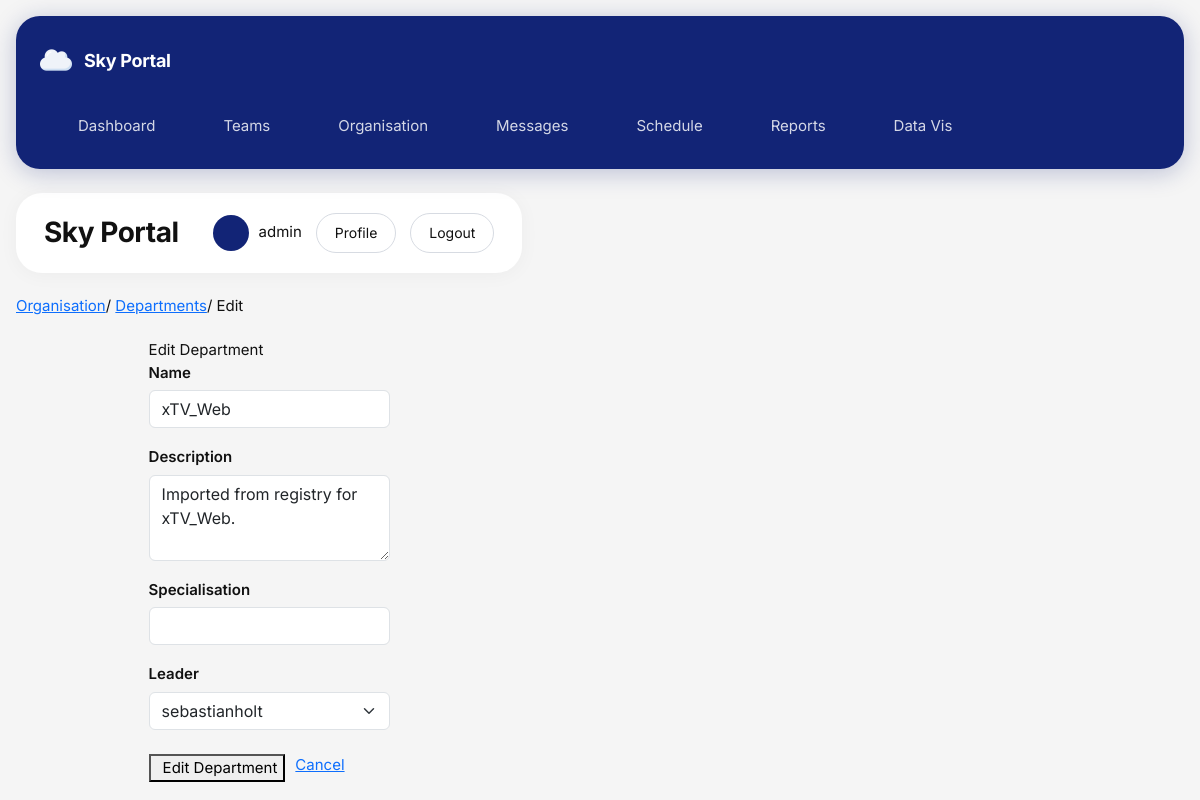
The page /organisation/departments/17/edit/ (signed in) on the database its author committed.
### organisation/models.py (models this page shows, shortened)
class Department(models.Model):
    name = models.CharField(max_length=100, unique=True)
    description = models.TextField(blank=True)
    specialisation = models.CharField(max_length=200, blank=True)
    leader = models.ForeignKey(
        User,
        on_delete=models.SET_NULL,
        null=True,
        blank=True,
        related_name='led_departments'
    )
    created_at = models.DateTimeField(auto_now_add=True)
    updated_at = models.DateTimeField(auto_now=True)

### organisation/views.py (the view)
# urls.py: path('departments/<int:pk>/edit/', views.department_edit, name='department_edit'),
@login_required
def department_edit(request, pk):
    if not request.user.is_staff:
        return redirect('organisation:department_list')
    department = get_object_or_404(Department, pk=pk)
    if request.method == 'POST':
        form = DepartmentForm(request.POST, instance=department)
        if form.is_valid():
            form.save()
            AuditLog.objects.create(
                user=request.user,
                action='updated',
                model_name='Department',
                object_id=department.pk,
                description=f'Department "{department.name}" updated.'
            )
            return redirect('organisation:department_detail', pk=department.pk)
    else:
        form = DepartmentForm(instance=department)
    return render(request, 'organisation/department_form.html', {
        'form': form,
        'action': 'Edit'
    })

### organisation/forms.py
class DepartmentForm(forms.ModelForm):
    class Meta:
        model = Department
        fields = ['name', 'description', 'specialisation', 'leader']
        widgets = {
            'name': forms.TextInput(attrs={'class': 'form-control'}),
            'description': forms.Textarea(attrs={'class': 'form-control', 'rows': 3}),
            'specialisation': forms.TextInput(attrs={'class': 'form-control'}),
            'leader': forms.Select(attrs={'class': 'form-select'}),
        }

### organisation/templates/organisation/department_form.html (shortened to what this page needs)
{% extends 'base.html' %}
{% block content %}
<div class="portal-bc">
    <a href="{% url 'organisation:department_list' %}">Organisation</a><span class="sep">/</span>
    <a href="{% url 'organisation:department_list' %}">Departments</a><span class="sep">/</span>
    <span class="current">{{ action }}</span>
</div>
<div class="row justify-content-center">
    <div class="col-md-6">
        <div class="portal-form-card">
            <div class="portal-form-header"> {{ action }} Department</div>
            <div class="portal-form-body">
                <form method="POST">
                    {% for field in form %}
                    <div style="margin-bottom:18px;">
                        <label class="form-label">{{ field.label }}</label>
                        {{ field }}
                    </div>
                    {% endfor %}
                    <div style="display:flex;gap:10px;margin-top:24px;">
                        <button type="submit" class="btn-portal">{{ action }} Department</button>
                        <a href="{% url 'organisation:department_list' %}" class="btn-portal-outline">Cancel</a>
                    </div>
                </form>
            </div>
        </div>
    </div>
</div>
{% endblock %}

### templates/base.html (shortened to what this page needs)
<!DOCTYPE html>
<html lang="en">
<head>
    {% load static %}
    <link href="https://cdn.jsdelivr.net/npm/bootstrap@5.3.3/dist/css/bootstrap.min.css" rel="stylesheet">
    <link href="{% static 'css/styles.css' %}" rel="stylesheet">
</head>
<body>
    {% block fullpage %}
    <div class="app-layout">
        <aside class="app-sidebar">
            <div class="app-sidebar-inner">
                <div class="sidebar-brand">
                    <div class="top-shell-brand d-flex align-items-center gap-2">
                        <img src="{% static 'images/cloud.png' %}" alt="Sky Logo" style="height: 32px;">
                    </div>
                    <div class="sidebar-brand-text">Sky Portal</div>
                </div>
                <nav class="sidebar-nav">
                    <a href="/teams/dashboard/" class="sidebar-link {% block nav_dashboard %}{% endblock %}">
                        <span>Dashboard</span>
                    </a>
                    <a href="/teams/" class="sidebar-link {% block nav_teams %}{% endblock %}">
                        <span>Teams</span>
                    </a>
                    <a href="/organisation/" class="sidebar-link {% block nav_organisation %}{% endblock %}">
                        <span>Organisation</span>
                    </a>
                    <a href="/messages/" class="sidebar-link {% block nav_messages %}{% endblock %}">
                        <span>Messages</span>
                    </a>
                    <a href="/schedule/" class="sidebar-link {% block nav_schedule %}{% endblock %}">
                        <span>Schedule</span>
                    </a>
                    <a href="/reports/" class="sidebar-link {% block nav_reports %}{% endblock %}">
                        <span>Reports</span>
                    </a>
                    <a href="/datavis/" class="sidebar-link {% block nav_datavis %}{% endblock %}">
                        <span>Data Vis</span>
                    </a>
                </nav>
            </div>
        </aside>
        <div class="app-main">
            <header class="top-shell">
                <div class="top-shell-title-wrap">
                    <h1 class="top-shell-title">{% block page_heading %}Sky Portal{% endblock %}</h1>
                </div>
                <div class="top-shell-right">
                    {% if user.is_authenticated %}
                        <div class="top-shell-profile">
                            <div class="top-shell-avatar"></div>
                            <span class="top-shell-username">{{ user.username }}</span>
                        </div>
                        <a href="/accounts/profile/" class="top-shell-pill-link">Profile</a>
                        <form method="post" action="/accounts/logout/" class="mb-0">
                            <button type="submit" class="top-shell-pill-link top-shell-pill-light">Logout</button>
                        </form>
                    {% else %}
                        <a href="/accounts/login/" class="top-shell-pill-link top-shell-pill-light">Login</a>
                        <a href="/accounts/signup/" class="top-shell-pill-link">Sign Up</a>
                    {% endif %}
                </div>
            </header>
            <main class="page-content">
                {% block content %}{% endblock %}
            </main>
        </div>
    </div>
    {% endblock %}
</body>
</html>

### static/css/styles.css (style rules this page uses)
:root { --primary: #122476; --primary-dark: #0d1a5c; --primary-soft: #4f5fa8; --bg: #f5f5f5; --card: #ffffff; --border: #d7dbe2; --muted: #8b9098; --text: #111111; --pill-bg: #f7f7f8; --sidebar-text: rgba(255, 255, 255, 0.82); --sidebar-active: rgba(255, 255, 255, 0.18); --success-bg: #d4f4dd; --success-text: #1a7f37; --radius-xl: 26px; --radius-lg: 22px; --radius-md: 18px; --radius-pill: 100px; }
* { box-sizing: border-box; }
html, body { margin: 0; padding: 0; }
body { font-family: "Inter", sans-serif; background: var(--bg); color: var(--text); font-size: 15px; font-weight: 400; }
.app-layout { min-height: 100vh; display: flex; gap: 24px; padding: 16px; background: var(--bg); align-items: flex-start; }
.app-sidebar { width: 260px; flex-shrink: 0; background: var(--primary); border-radius: 24px; padding: 18px 14px 20px; display: flex; flex-direction: column; height: fit-content; position: sticky; top: 16px; box-shadow: 0 4px 24px rgba(18, 36, 118, 0.25); }
.app-main { flex: 1; min-width: 0; display: flex; flex-direction: column; gap: 22px; }
.page-content { display: flex; flex-direction: column; gap: 22px; }
.sidebar-brand { display: flex; align-items: center; gap: 12px; padding: 10px 10px 22px; margin-bottom: 6px; }
.sidebar-brand-text { font-size: 18px; font-weight: 700; color: #ffffff; letter-spacing: -0.3px; }
.sidebar-nav { display: flex; flex-direction: column; gap: 4px; }
.sidebar-link { display: flex; align-items: center; gap: 12px; padding: 11px 16px; border-radius: var(--radius-pill); text-decoration: none; color: var(--sidebar-text); font-size: 15px; font-weight: 400; transition: all 0.2s ease; }
.top-shell { background: #ffffff; border: none; border-radius: var(--radius-xl); min-height: 80px; padding: 16px 28px; display: flex; justify-content: space-between; align-items: center; gap: 20px; box-shadow: 0 2px 20px rgba(0, 0, 0, 0.04); }
.top-shell-title-wrap { display: flex; align-items: center; min-width: 0; }
.top-shell-title { margin: 0; font-size: 28px; font-weight: 700; letter-spacing: -0.5px; color: var(--text); }
.top-shell-right { display: flex; align-items: center; gap: 14px; flex-wrap: wrap; justify-content: flex-end; }
.top-shell-profile { display: flex; align-items: center; gap: 10px; }
.top-shell-avatar { width: 36px; height: 36px; border-radius: 50%; background: var(--primary); flex-shrink: 0; display: flex; align-items: center; justify-content: center; font-size: 15px; color: #ffffff; }
.top-shell-username { font-size: 15px; font-weight: 400; color: var(--text); white-space: nowrap; }
.top-shell-pill-link { display: inline-flex; align-items: center; justify-content: center; min-height: 40px; padding: 0 18px; border-radius: var(--radius-pill); border: 1px solid var(--border); background: #ffffff; color: var(--text); text-decoration: none; font-weight: 400; font-size: 14px; transition: all 0.2s ease; cursor: pointer; }
.top-shell-pill-light { background: #ffffff; }
.form-label { font-size: 15px; font-weight: 600; margin-bottom: 6px; }
@media (max-width: 1200px) { .app-layout { flex-direction: column; } }
@media (max-width: 1200px) { .app-sidebar { width: 100%; min-height: auto; } }
@media (max-width: 1200px) { .sidebar-nav { flex-direction: row; flex-wrap: wrap; } }

### rows shown on the page
Department: form "xTV_Web" "Imported from registry for xTV_Web." "sebastianholt"

### other values the page prints
{{ user.username }} "admin"
{{ action }} "Edit"
{{ field.label }} "Name" "Description" "Specialisation" "Leader"
